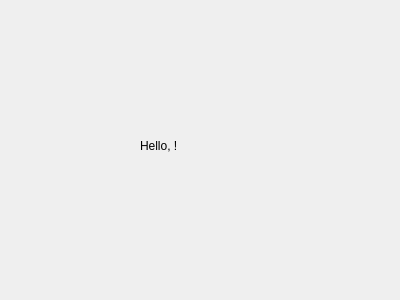
<?xml version="1.0" encoding="UTF-8"?>
<ui version="4.0">
 <class>SecDialog</class>
 <widget class="QDialog" name="SecDialog">
  <property name="geometry">
   <rect>
    <x>0</x>
    <y>0</y>
    <width>400</width>
    <height>300</height>
   </rect>
  </property>
  <property name="windowTitle">
   <string>Dialog</string>
  </property>
  <widget class="QLabel" name="label">
   <property name="geometry">
    <rect>
     <x>140</x>
     <y>110</y>
     <width>81</width>
     <height>71</height>
    </rect>
   </property>
   <property name="text">
    <string>Hello, &lt;blank&gt;!</string>
   </property>
  </widget>
 </widget>
 <resources/>
 <connections/>
</ui>
